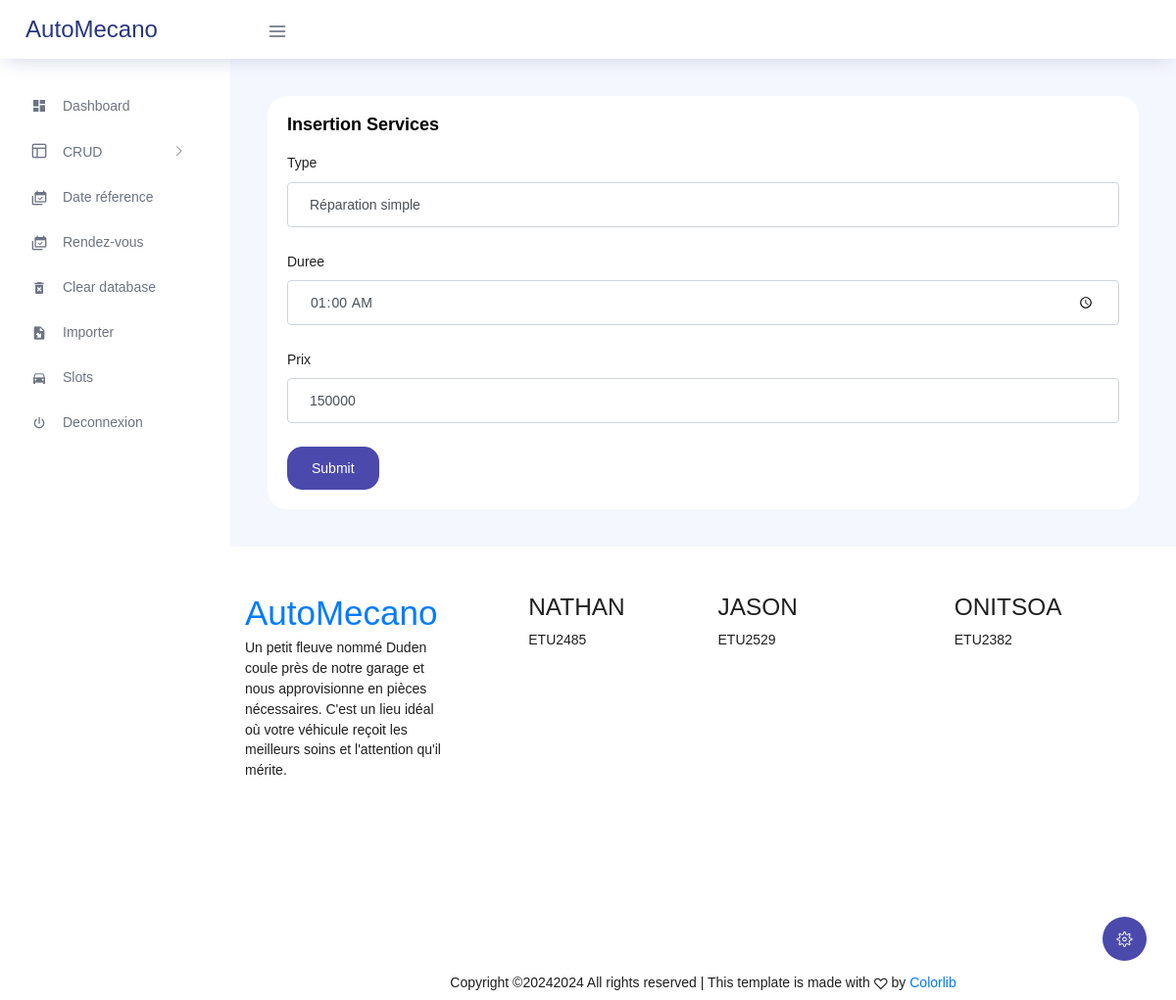
/service/form/1, run on the app's committed database.
### tables this page shows
CREATE TABLE g_services (
    id INT AUTO_INCREMENT PRIMARY KEY,
    type VARCHAR(50) NOT NULL,
    duree TIME NOT NULL,
    prix INT NOT NULL
);

### application/views/templates/template-admin.php (called while the page is built, shortened)
<?php
    $this->load->view("templates/header-admin");
    $this->load->view($contents);
?>

### application/controllers/service.php (called while the page is built, shortened)
<?php
class service extends CI_Controller{
    public function __construct()
    {
        $this->load->model('service_model');
        $this->load->helper('form');
    }
    public function form($id = null){
        $data['contents'] = 'insert-services';
        $data['update'] = false;
        $data['update'] = true;
        $data['service'] = $this->service_model->get_by_id($id);
        $this->load->view('templates/template-admin', $data);
    }
}
?>

### index.php (called while the page is built, shortened)
<?php
require_once BASEPATH.'core/CodeIgniter.php';

### application/models/service_model.php (called while the page is built, shortened)
<?php
class service_model extends CI_Model {
    public function get_by_id($id){
        $query = $this->db->get_where('g_services', array('id' => $id));
        return $query->row_array();
    }
}
?>

### application/views/insert-services.php (the view, shortened to what this page needs)
<div class="main-panel">
    <div class="content-wrapper">
    <div class="card">
                <div class="card-body">
                  <h4 class="card-title">Insertion services</h4>
                  <?php echo form_open('service/create', array('class'=>'forms-sample')); ?>
                    <div class="form-group">
                      <label for="exampleInputUsername1">Type</label>
                      <input type="text" class="form-control" placeholder="Type" name="type" <?php if($update){echo ("value = '".$service['type']."'");} ?>>
                    </div>
                    <div class="form-group">
                      <label for="exampleInputEmail1">Duree</label>
                      <input type="time" class="form-control" placeholder="Duree" name="duree" <?php if($update){echo ("value = '".$service['duree']."'");} ?>>
                    </div>
                    <div class="form-group">
                      <label for="exampleInputPassword1">Prix</label>
                      <input type="number" class="form-control" placeholder="Prix" name="prix" <?php if($update){echo ("value = '".$service['prix']."'");} ?>>
                    </div>
                    <button type="submit" class="btn btn-primary mr-2">Submit</button>
                  <?php echo form_close(); ?>
                </div>
              </div>
    </div>

### assets/css/main.css (style rules this page uses)
:root { --fc-daygrid-event-dot-width: 8px; }
:root { --fc-list-event-dot-width: 10px; --fc-list-event-hover-bg-color: #f5f5f5; }

### data on the page
g_services: type "Réparation simple", duree "01:00:00", prix "150000"
